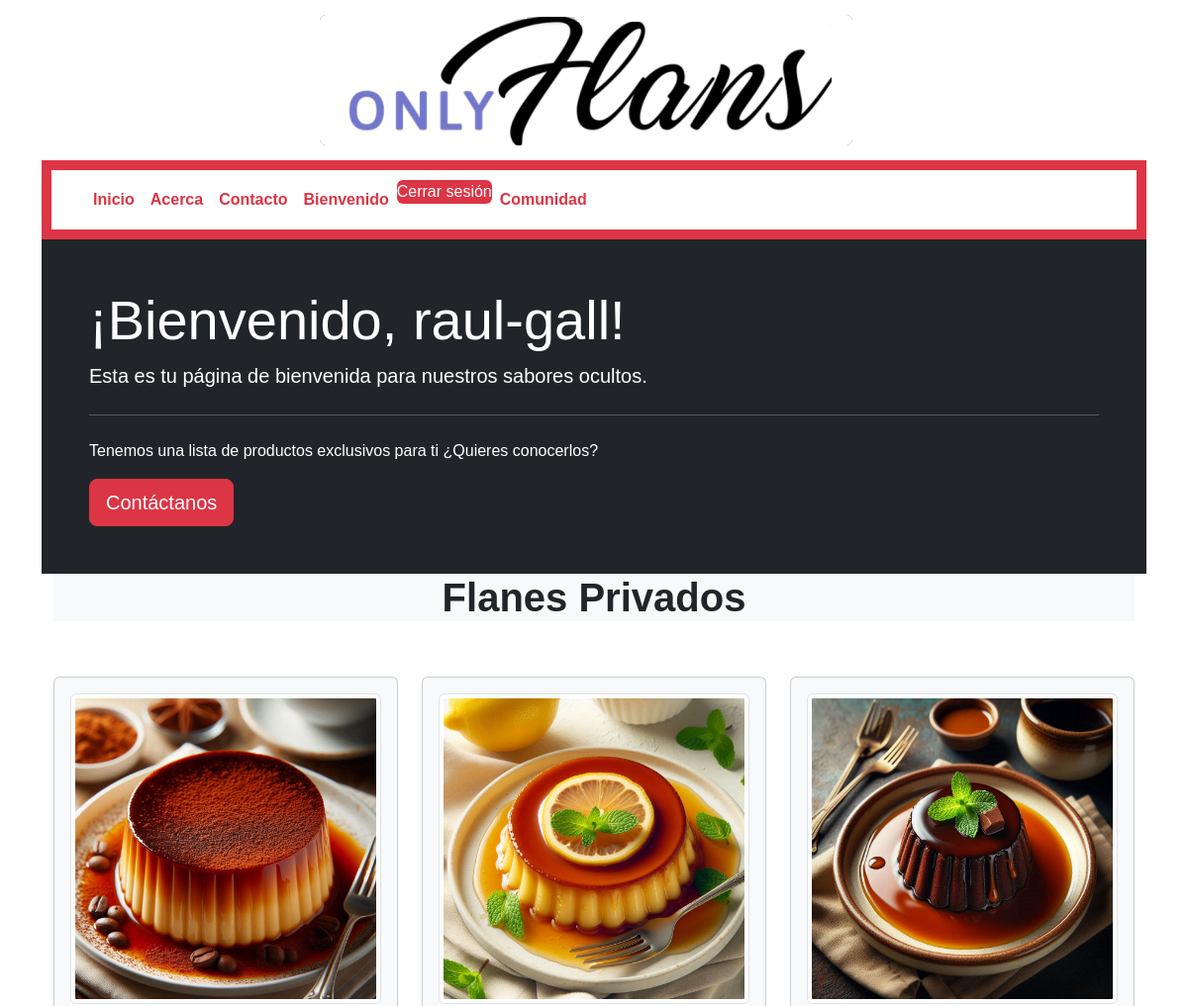
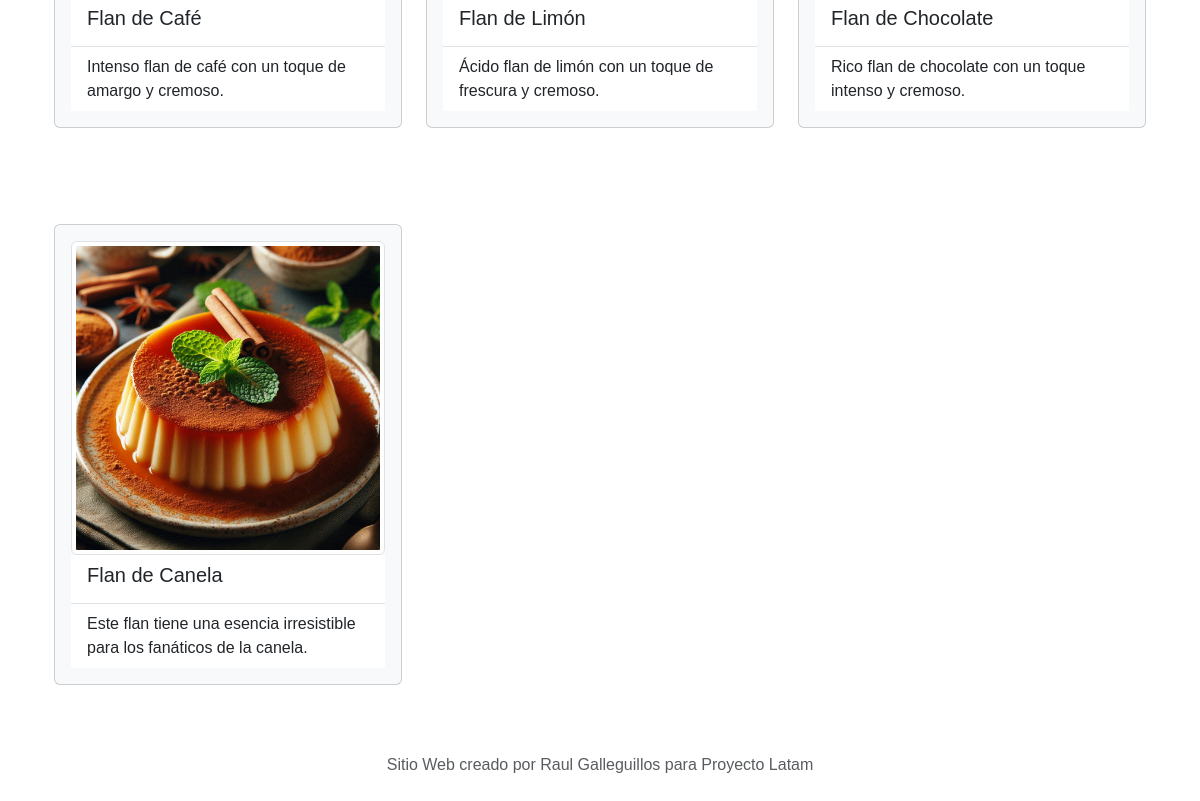
The app's page /bienvenido/ (signed in) with its own data (2 pictures, top to bottom).
### web/models.py (models this page shows, shortened)
class Flan(models.Model):
    flan_uuid = models.UUIDField(default=uuid.uuid4, editable=False, unique=True)
    name = models.CharField(max_length=64)
    description = models.TextField()
    image = models.ImageField(upload_to="flans", null= True, blank= True)
    slug = models.SlugField()
    is_private = models.BooleanField(default=False)

### web/views.py (the view)
# urls.py: path('bienvenido/', views.welcome, name='welcome'),
@login_required
def welcome(request):
    private_flans = Flan.objects.filter(is_private=True)
    return render(request, 'welcome.html', {'flans': private_flans})

### web/templates/welcome.html
{% extends 'base.html' %}
{% block content %}
<div class="jumbotron bg-dark text-white px-5 py-5">
  <h1 class="display-4">¡Bienvenido, {{ user.username }}!</h1>
  <p class="lead">Esta es tu página de bienvenida para nuestros sabores ocultos.</p>
  <hr class="my-4">
  <p> Tenemos una lista de productos exclusivos para ti ¿Quieres conocerlos?</p>
  <a class="btn btn-danger btn-lg" href="{% url 'contacto' %}" role="button">Contáctanos</a>
</div>
<div class="container">
  <h1 class = "text-center fw-bolder bg-light" >Flanes Privados</h1>
</div>
  <div class="container">
  <div class="row">
    {% for flan in flans %}
      <div class="col-md-4">
        <div class="card text-dark bg-light my-5">
          <div class="card-body">
          <img class = "img-thumbnail" src="{{flan.image.url }}" alt="{{ flan.name }}">
          <ul class="list-group list-group-flush">
            <li class="list-group-item">
              <h5 class="card-title">{{ flan.name }}</h5>
            </li>
            <li class="list-group-item">
              <p class="card-text">{{ flan.description }}</p>
            </li>
          </ul>
       </div>
        </div>
      </div>
    {% endfor %}
  </div>
  </div>
{% endblock %}

### web/templates/base.html (style rules this page uses)
body { margin: 0; padding: 0; font-family: sans-serif; }

### records on screen
Flan: image (picture), name "Flan de Café", description "Intenso flan de café con un toque de amargo y cremoso."
Flan: image (picture), name "Flan de Limón", description "Ácido flan de limón con un toque de frescura y cremoso."
Flan: image (picture), name "Flan de Chocolate", description "Rico flan de chocolate con un toque intenso y cremoso."
Flan: image (picture), name "Flan de Canela", description "Este flan tiene una esencia irresistible para los fanáticos de la canela."

### other values on screen
{{ user.username }} "raul-gall"
